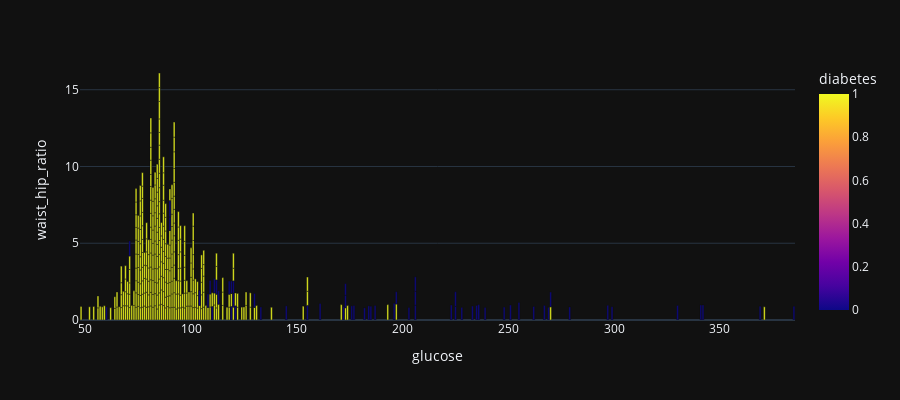

The cell this chart's notebook holds for it:
### Code cell
px.bar(df, x="glucose", y="waist_hip_ratio", color='diabetes', barmode='group', template = 'plotly_dark', height = 400)

### Figure 1 — Plotly figure (JSON) as saved in the notebook; plotly's stock layout.template omitted (floating-point values rounded to 4 significant figures; data arrays with more than 128 entries replaced by an {"elided": "..."} marker saying what was removed)
{"data": [{"alignmentgroup": "True", "hovertemplate": "glucose=%{x}<br>waist_hip_ratio=%{y}<br>diabetes=%{marker.color}<extra></extra>", "legendgroup": "", "marker": {"color": {"elided": "390 int values"}, "coloraxis": "coloraxis", "pattern": {"shape": ""}}, "name": "", "offsetgroup": "", "orientation": "v", "showlegend": false, "textposition": "auto", "type": "bar", "x": {"elided": "390 int values"}, "xaxis": "x", "y": {"elided": "390 float values"}, "yaxis": "y"}], "layout": {"barmode": "group", "coloraxis": {"colorbar": {"title": {"text": "diabetes"}}, "colorscale": [[0, "#0d0887"], [0.1111, "#46039f"], [0.2222, "#7201a8"], [0.3333, "#9c179e"], [0.4444, "#bd3786"], [0.5556, "#d8576b"], [0.6667, "#ed7953"], [0.7778, "#fb9f3a"], [0.8889, "#fdca26"], [1, "#f0f921"]]}, "height": 400, "legend": {"tracegroupgap": 0}, "margin": {"t": 60}, "xaxis": {"anchor": "y", "domain": [0, 1], "title": {"text": "glucose"}}, "yaxis": {"anchor": "x", "domain": [0, 1], "title": {"text": "waist_hip_ratio"}}}}
